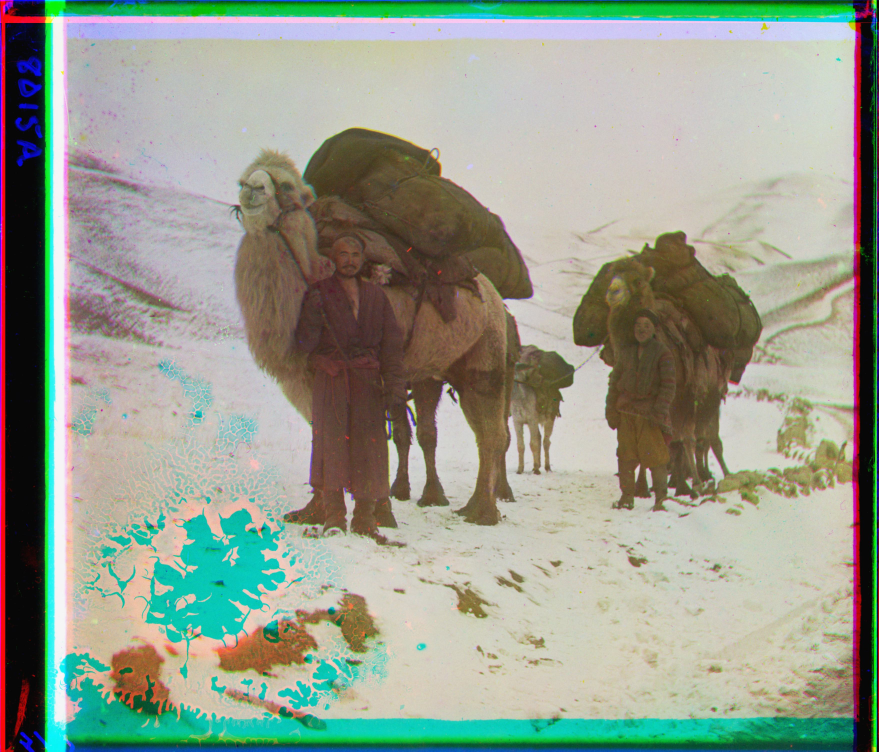
#> input picture PROJECT_2/Master PNP Prok 01700 01754a.tif_out.jpg, 3516 x 3006 px, given in place of Master PNP Prok 01700 01754a.tif, which was not available (shown at 1/4 size)
$ python aligner.py
#> lines starting #> are read from the running program, lines starting #| are printed output that depends on the picture; pictures that were not available may be replaced by others from this repository, and a replacement may not be noted
# CS180 (CS280A): Project 1 starter Python code

# these are just some suggested libraries
# instead of scikit-image you could use matplotlib and opencv to read, write, and display images

import numpy as np
import skimage as sk
import skimage.io as skio

images = [
    "Master PNP Prok 01700 01754a.tif"
]
for image in images:
    # name of the input file
    imname = image

    # read in the image
    im = skio.imread(imname)
#> im is the input picture: shape (3006, 3516, 3); mean R, G, B 148.9, 155.9, 141.2

    # convert to double (might want to do this later on to save memory)
    im = sk.img_as_float(im)

    # compute the height of each part (just 1/3 of total)
    height = np.floor(im.shape[0] / 3.0).astype(int)
#> height = 1002

    # separate color channels
    b = im[:height]
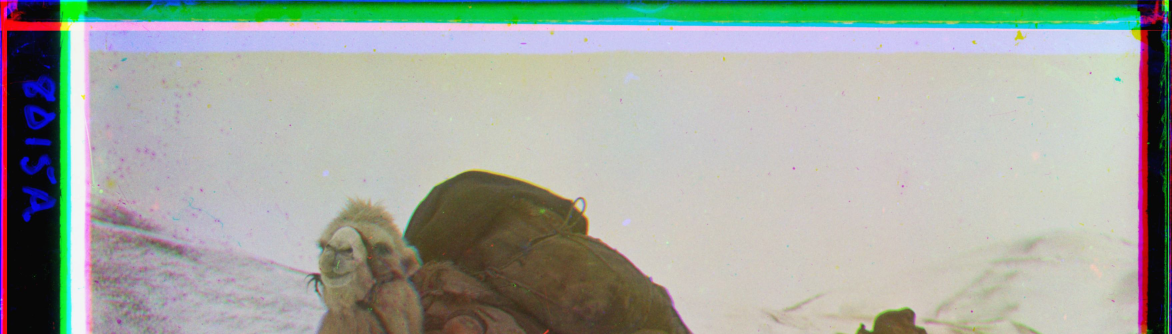
#> b: shape (1002, 3516, 3) float64 (shown at 1/3 size); mean R, G, B 0.634, 0.659, 0.626
    g = im[height: 2*height]
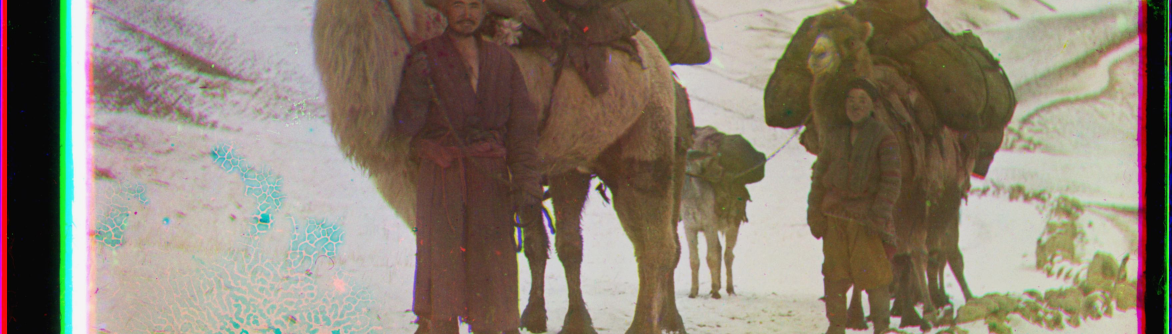
#> g: shape (1002, 3516, 3) float64 (shown at 1/3 size); mean R, G, B 0.543, 0.5, 0.445
    r = im[2*height: 3*height]
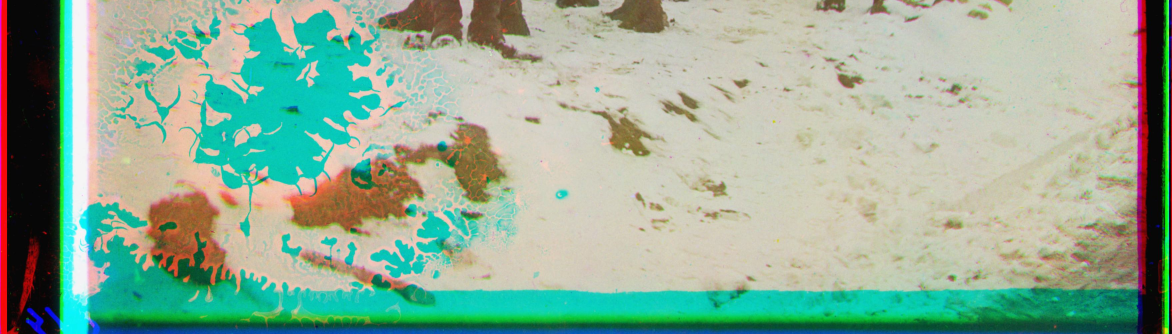
#> r: shape (1002, 3516, 3) float64 (shown at 1/3 size); mean R, G, B 0.575, 0.675, 0.59

    # align the images
    # functions that might be useful for aligning the images include:
    # np.roll, np.sum, sk.transform.rescale (for multiscale)

    print(len(b))
#| 1002

    # create a color image

    def border_remover(channel):


        row_normalized_var_threshhold = np.mean(np.var(channel, axis = 1))/10
#> row_normalized_var_threshhold = 0.00499
        col_normalized_var_threshhold = np.mean(np.var(channel, axis = 0))/10
#> col_normalized_var_threshhold = 0.00339
        new_channel = channel.copy()
        for row in range(len(new_channel)):
            if np.var(new_channel[row]) > row_normalized_var_threshhold:
                break
#> this loop made 1 pass
        for neg_row in range(len(new_channel)-1, -1,-1):
            if np.var(new_channel[neg_row]) > row_normalized_var_threshhold:
                break
#> this loop made 1 pass
#> neg_row on pass 1: 1001
        new_channel = new_channel.T
        for col in range(len(new_channel)):
            if np.var(new_channel[col]) > col_normalized_var_threshhold:
                break
        for neg_col in range(len(new_channel)-1, -1,-1):
            if np.var(new_channel[neg_col]) > col_normalized_var_threshhold:
                break
#> this loop made 1 pass
#> neg_col on pass 1: 2
        new_channel = new_channel.T
        return (row, neg_row+1, col, neg_col+1)

    def pyramid(channel_1, channel_2, loss, size = 5):
        if min(channel_1.shape) < 300:
            return helper(channel_1, channel_2, 0, 0, loss, 15)
        disp = pyramid(sk.transform.rescale(channel_1, 0.5, anti_aliasing = True), sk.transform.rescale(channel_2, 0.5, anti_aliasing = True), loss, min(size*2, 15))
        return helper(channel_1, channel_2, disp[0]*2, disp[1]*2, loss, size)


    def helper(channel_1, channel_2,center_x,center_y, loss, size):
        minim = -float('inf')
        out = np.array([])
        disp = (0,0)
        borderless_channel_2 = channel_2
        borderless_channel_1 = channel_1


        height, width = channel_1.shape
        r0, r1 = height// 5, height - height// 5
        c0, c1 = width // 5, width - width // 5

        borderless_channel_2 = borderless_channel_2[r0:r1, c0:c1]
        channel_2_normalized = (borderless_channel_2 - np.mean(borderless_channel_2))
        channel_2_normalized /= np.linalg.norm(channel_2_normalized)

        for i in range(center_x-size, center_x+size+1):
            for j in range(center_y-size, center_y+size+1):
                rolled_image = borderless_channel_1.copy()
                rolled_image = np.roll(rolled_image, (i, j), axis=(0, 1))[r0:r1, c0:c1]
                curr = 0
                if loss:
                    channel_1_normalized = (rolled_image - np.mean(rolled_image))
                    channel_1_normalized /= np.linalg.norm(channel_1_normalized)
                    curr = np.sum(channel_1_normalized*channel_2_normalized)
                else:
                    for norm_row in range(len(rolled_image)):
                        curr -= np.linalg.norm(rolled_image[norm_row]-borderless_channel_2[norm_row])

                if curr > minim:
                    minim = curr
                    disp = (i, j)
        return disp

    def align(channel_1, channel_2, loss, string):
        disp = pyramid(channel_1, channel_2, loss)
        print(f"{string}:", f"({disp[1]}, {disp[0]}")
        return np.roll(channel_1, disp, axis = (0,1))

    temp_b = border_remover(b)
#> temp_b = (0, 1002, 0, 3)
    temp_g = border_remover(g)
#> the loop in border_remover (call 2), `for row in range(len(new_channel)):` made 1 pass
#> the loop in border_remover (call 2), `for neg_row in range(len(new_channel)-1, -1,-1):` made 1 pass
#> the loop in border_remover (call 2), `for col in range(len(new_channel)):` made 1 pass
#> the loop in border_remover (call 2), `for neg_col in range(len(new_channel)-1, -1,-1):` made 1 pass
#> temp_g = (0, 1002, 0, 3)
    temp_r = border_remover(r)
#> temp_r = (0, 1002, 0, 3)

    top = max(temp_b[0], temp_g[0], temp_r[0])
#> top = 0
    bottom = min(temp_b[1], temp_g[1], temp_r[1])
#> bottom = 1002
    left = max(temp_b[2], temp_g[2], temp_r[2])
#> left = 0
    right = min(temp_b[3], temp_g[3], temp_r[3])
#> right = 3

    b = b[top:bottom, left:right]
    g = g[top:bottom, left:right]
    r = r[top:bottom, left:right]

    loss = 1
    # if imname == 'cathedral.jpg':
    #     loss = 0
    ag = align(g, b, loss, 'g->b')
#> (the run stopped early here; a loop or call above may not have finished)

$ run again, on PROJECT_2/church.tif_out.jpg
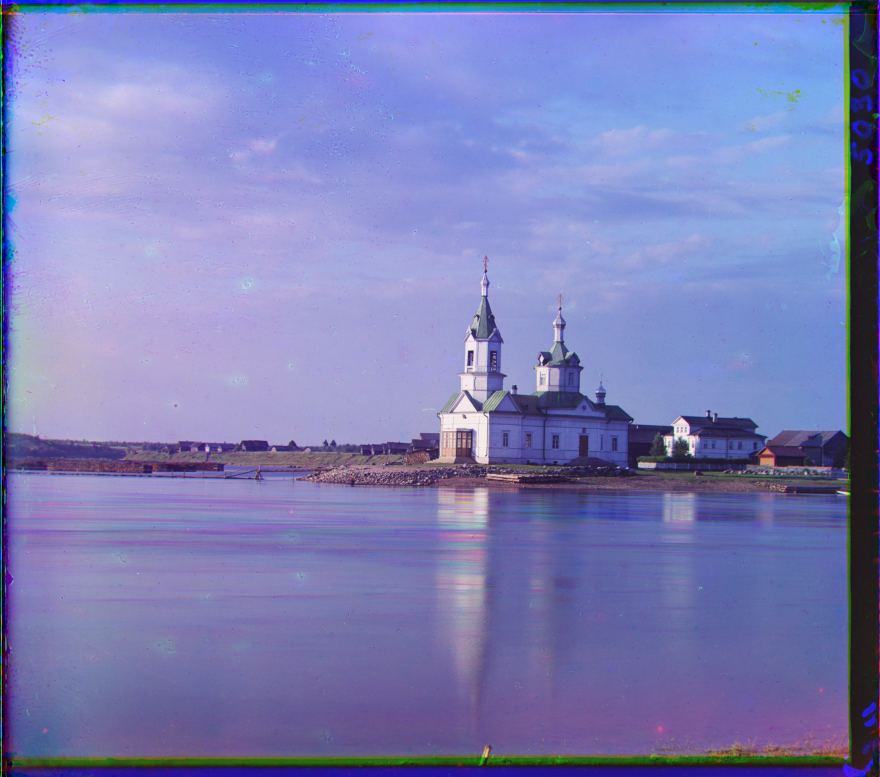
#> input picture PROJECT_2/church.tif_out.jpg, 3520 x 3106 px, given in place of Master PNP Prok 01700 01754a.tif, which was not available (shown at 1/4 size)
#> im is the input picture: shape (3106, 3520, 3); mean R, G, B 123.6, 127.1, 181.2
#> `g = im[height: 2*height]`:
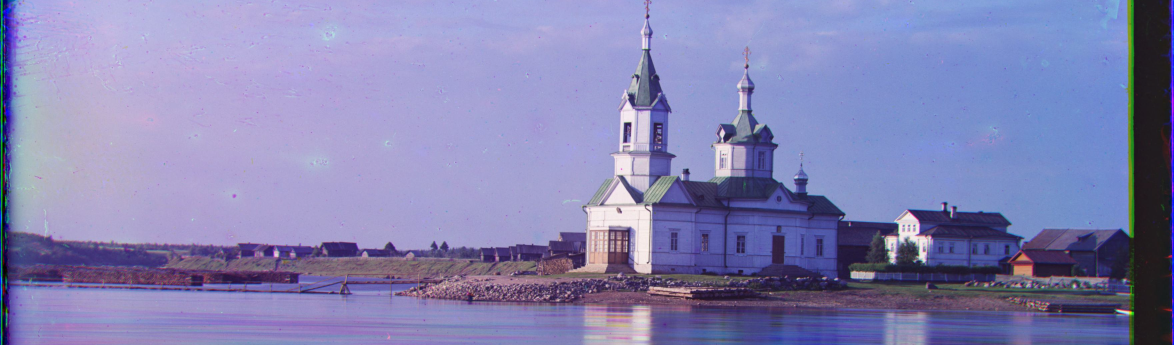
#> g: shape (1035, 3520, 3) float64 (shown at 1/3 size); mean R, G, B 0.52, 0.516, 0.699
#> `r = im[2*height: 3*height]`:
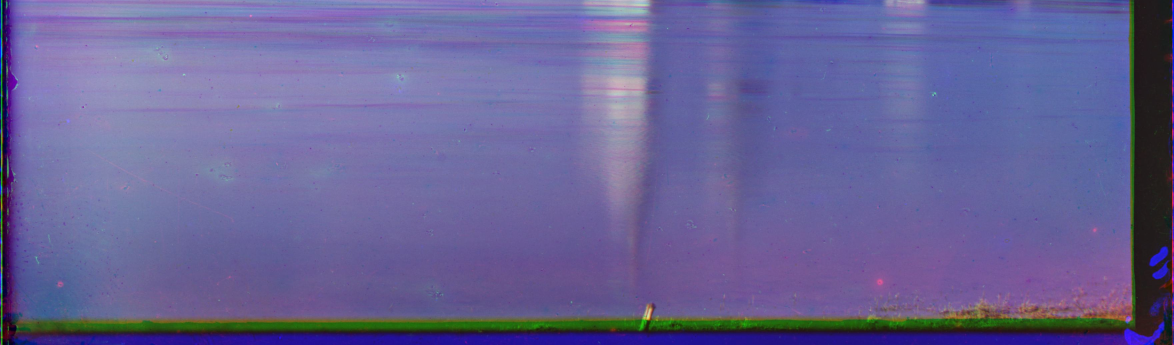
#> r: shape (1035, 3520, 3) float64 (shown at 1/3 size); mean R, G, B 0.407, 0.389, 0.591
#| 1035
#> row_normalized_var_threshhold = 0.00157
#> col_normalized_var_threshhold = 0.000924
#> the loop in border_remover, `for row in range(len(new_channel)):` made 1 pass
#> the loop in border_remover, `for neg_row in range(len(new_channel)-1, -1,-1):` made 1 pass
#> neg_row on pass 1: 1034
#> the loop in border_remover, `for col in range(len(new_channel)):` made 1 pass
#> the loop in border_remover, `for neg_col in range(len(new_channel)-1, -1,-1):` made 1 pass
#> neg_col on pass 1: 2
#> temp_b = (0, 1035, 0, 3)
#> the loop in border_remover (call 2), `for row in range(len(new_channel)):` made 1 pass
#> the loop in border_remover (call 2), `for neg_row in range(len(new_channel)-1, -1,-1):` made 1 pass
#> the loop in border_remover (call 2), `for col in range(len(new_channel)):` made 1 pass
#> the loop in border_remover (call 2), `for neg_col in range(len(new_channel)-1, -1,-1):` made 1 pass
#> top = 0
#> bottom = 1035
#> left = 0
#> right = 3

$ run again, on PROJECT_2/emir.tif_out.jpg
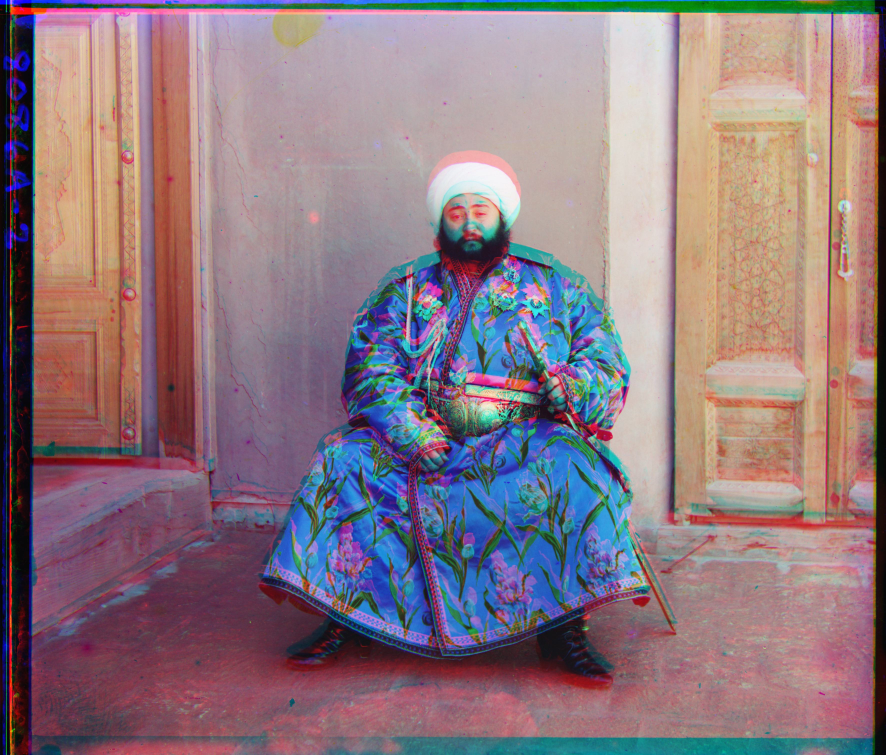
#> input picture PROJECT_2/emir.tif_out.jpg, 3542 x 3019 px, given in place of Master PNP Prok 01700 01754a.tif, which was not available (shown at 1/4 size)
#> im is the input picture: shape (3019, 3542, 3); mean R, G, B 141, 120.2, 128.4
#> `g = im[height: 2*height]`:
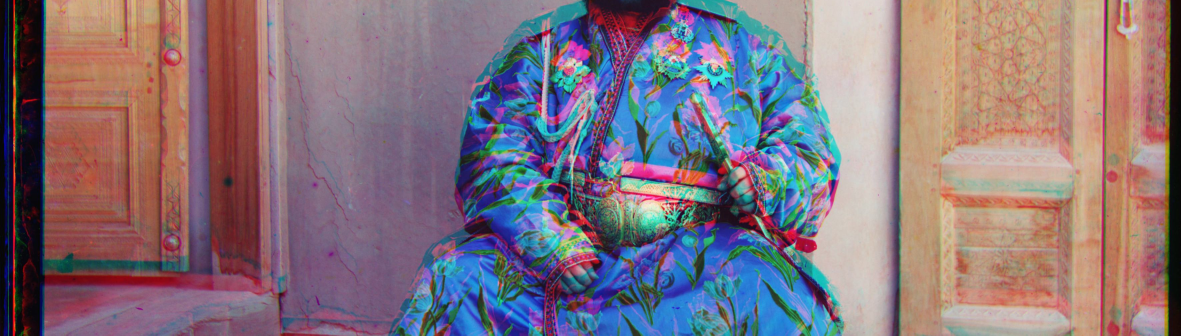
#> g: shape (1006, 3542, 3) float64 (shown at 1/3 size); mean R, G, B 0.52, 0.452, 0.488
#> `r = im[2*height: 3*height]`:
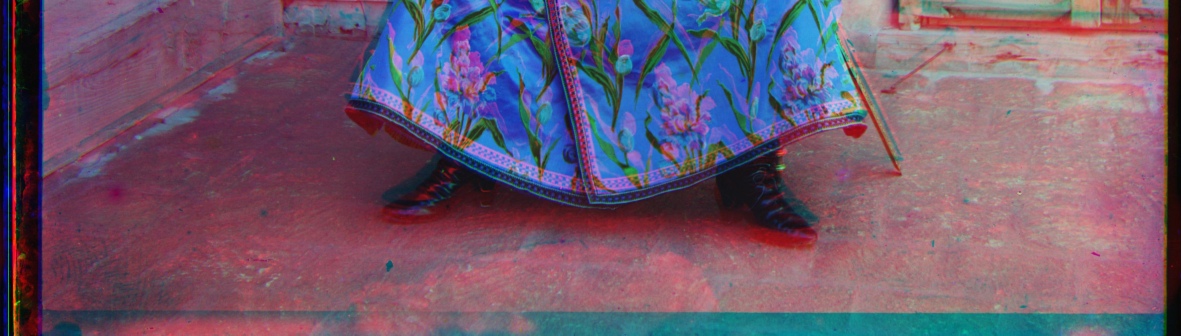
#> r: shape (1006, 3542, 3) float64 (shown at 1/3 size); mean R, G, B 0.44, 0.35, 0.432
#| 1006
#> row_normalized_var_threshhold = 0.00287
#> col_normalized_var_threshhold = 0.0016
#> the loop in border_remover, `for row in range(len(new_channel)):` made 1 pass
#> the loop in border_remover, `for neg_row in range(len(new_channel)-1, -1,-1):` made 1 pass
#> neg_row on pass 1: 1005
#> the loop in border_remover, `for col in range(len(new_channel)):` made 1 pass
#> the loop in border_remover, `for neg_col in range(len(new_channel)-1, -1,-1):` made 1 pass
#> neg_col on pass 1: 2
#> temp_b = (0, 1006, 0, 3)
#> the loop in border_remover (call 2), `for row in range(len(new_channel)):` made 1 pass
#> the loop in border_remover (call 2), `for neg_row in range(len(new_channel)-1, -1,-1):` made 1 pass
#> the loop in border_remover (call 2), `for col in range(len(new_channel)):` made 1 pass
#> the loop in border_remover (call 2), `for neg_col in range(len(new_channel)-1, -1,-1):` made 1 pass
#> top = 0
#> bottom = 1006
#> left = 0
#> right = 3

$ run again, on PROJECT_2/harvesters.tif_out.jpg
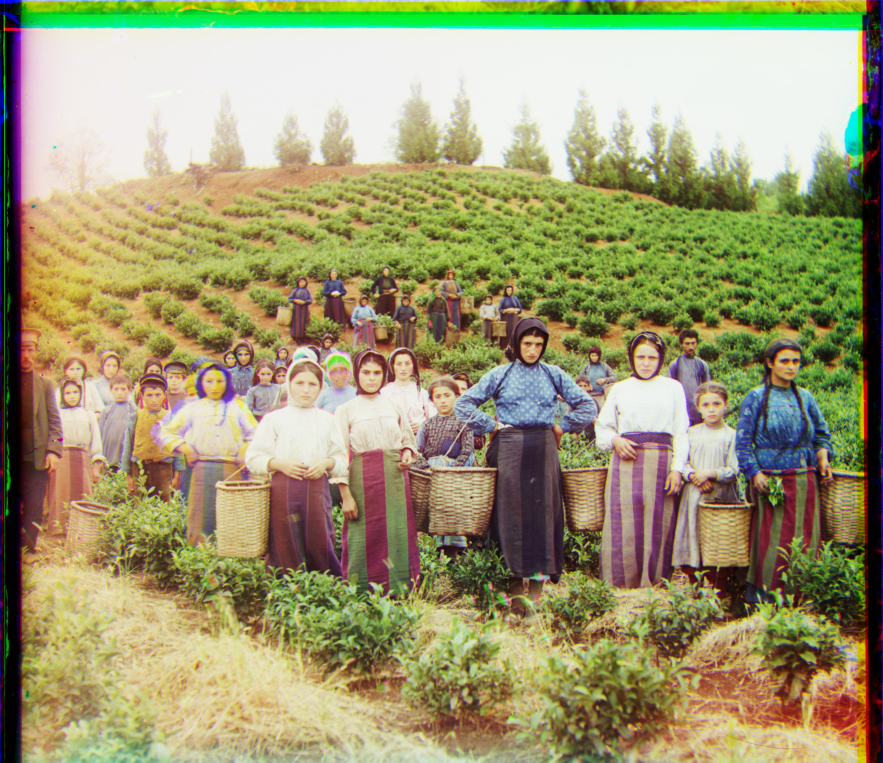
#> input picture PROJECT_2/harvesters.tif_out.jpg, 3530 x 3049 px, given in place of Master PNP Prok 01700 01754a.tif, which was not available (shown at 1/4 size)
#> im is the input picture: shape (3049, 3530, 3); mean R, G, B 157.6, 153.8, 113.3
#> `g = im[height: 2*height]`:
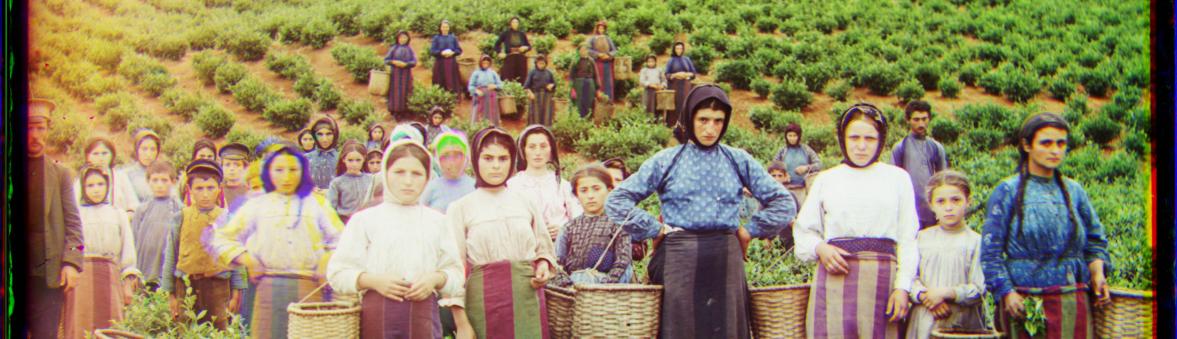
#> g: shape (1016, 3530, 3) float64 (shown at 1/3 size); mean R, G, B 0.566, 0.521, 0.384
#> `r = im[2*height: 3*height]`:
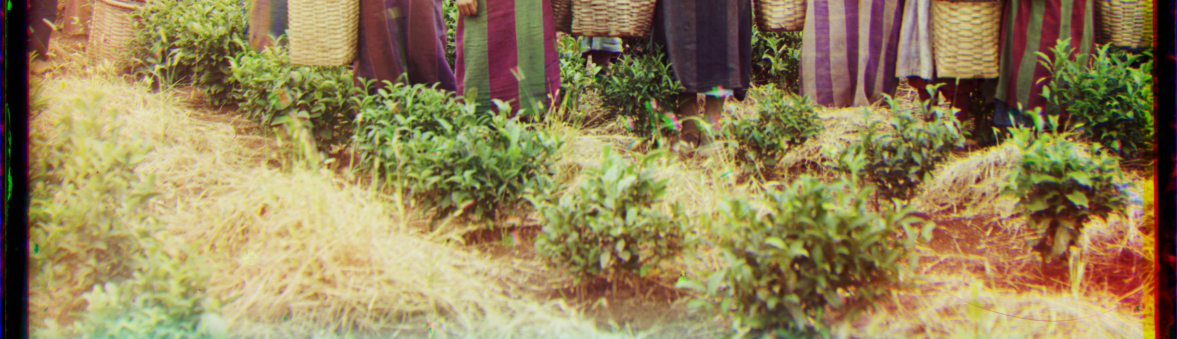
#> r: shape (1016, 3530, 3) float64 (shown at 1/3 size); mean R, G, B 0.581, 0.518, 0.343
#| 1016
#> row_normalized_var_threshhold = 0.00343
#> col_normalized_var_threshhold = 0.00651
#> the loop in border_remover, `for row in range(len(new_channel)):` made 1 pass
#> the loop in border_remover, `for neg_row in range(len(new_channel)-1, -1,-1):` made 1 pass
#> neg_row on pass 1: 1015
#> the loop in border_remover, `for col in range(len(new_channel)):` made 1 pass
#> the loop in border_remover, `for neg_col in range(len(new_channel)-1, -1,-1):` made 1 pass
#> neg_col on pass 1: 2
#> temp_b = (0, 1016, 0, 3)
#> the loop in border_remover (call 2), `for row in range(len(new_channel)):` made 1 pass
#> the loop in border_remover (call 2), `for neg_row in range(len(new_channel)-1, -1,-1):` made 1 pass
#> the loop in border_remover (call 2), `for col in range(len(new_channel)):` made 1 pass
#> the loop in border_remover (call 2), `for neg_col in range(len(new_channel)-1, -1,-1):` made 1 pass
#> top = 0
#> bottom = 1016
#> left = 0
#> right = 3
